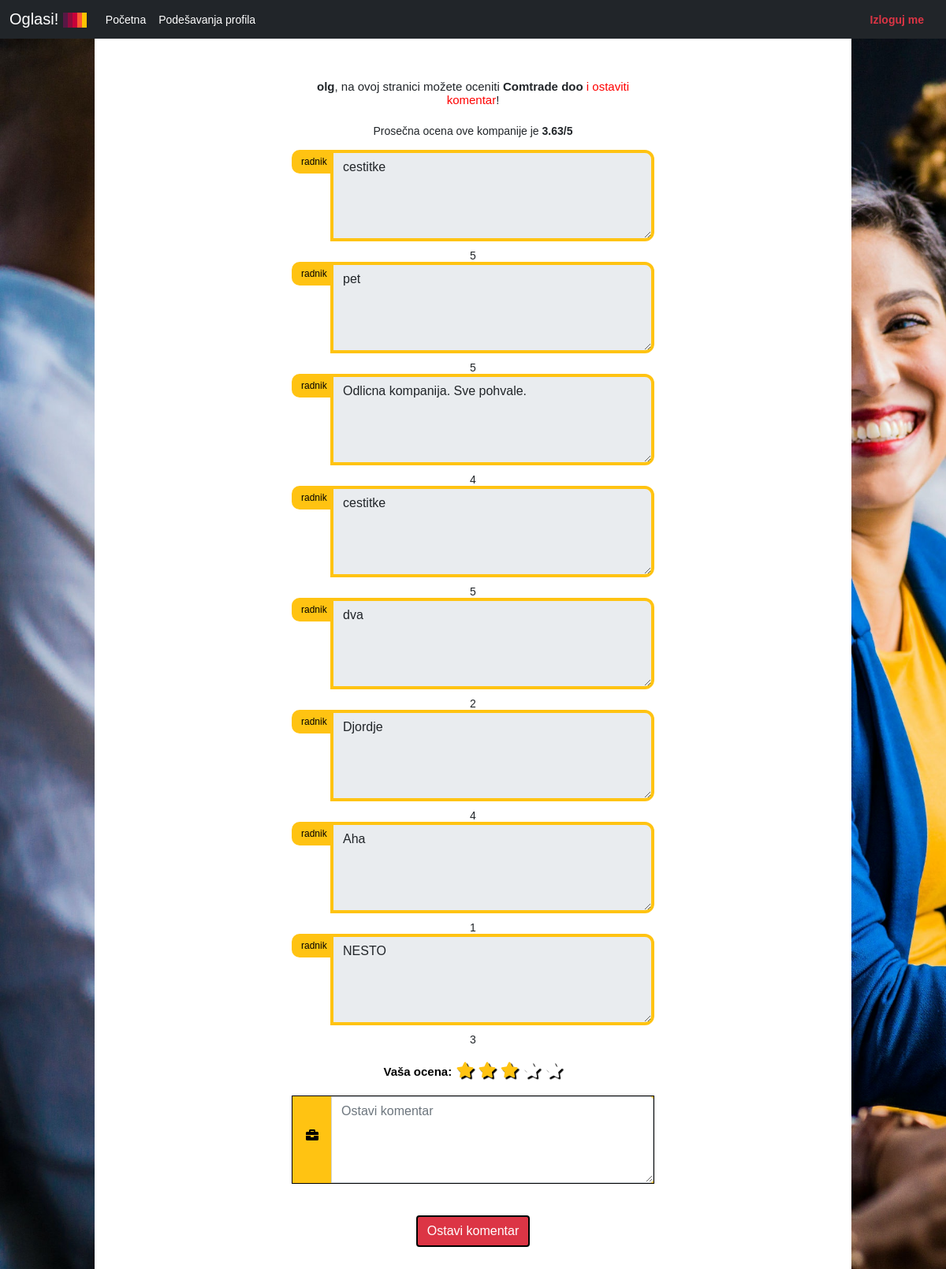
Page /oglasi/kompanija.php?ime=Comtrade doo (signed in) on the committed database.
### tables this page shows
CREATE TABLE IF NOT EXISTS `komentari` (
  `id` int(255) NOT NULL AUTO_INCREMENT,
  `komentar` text,
  `imeKompanije` varchar(255) NOT NULL,
  `ocena` int(10) DEFAULT NULL,
  `korisnik` varchar(255) DEFAULT NULL,
  PRIMARY KEY (`id`)
);

### oglasi/kompanija.php (the view, shortened to what this page needs)
<?php include('server.php') ?>
<!DOCTYPE html>
<html lang="en">
<head>
         <link rel="stylesheet" href="https://use.fontawesome.com/releases/v5.3.1/css/all.css">
   <link rel="stylesheet" href="pocetna.css">
   <link rel="stylesheet" href="style.css">
   <link href="https://cdn.jsdelivr.net/npm/bootstrap@5.1.3/dist/css/bootstrap.min.css" rel="stylesheet">
</head>
<body onload="    var ocena=document.getElementById('ocenaFirme').textContent;var gde=document.getElementById('prosecnaOcena');ocena=Math.round(ocena * 100) / 100;gde.innerHTML+='<b>'+ocena+'/5</b>'">
<nav class="navbar navbar-expand navbar-dark bg-dark" aria-label="Second navbar example">
        <div class="container-fluid">
          <a class="navbar-brand" href="#">Oglasi!
              <img src="colour.jpg" alt="logo" style="width:30px">
          </a>
          <div class="collapse navbar-collapse" id="navbarsExample02">
            <ul class="navbar-nav me-auto">
              <li class="nav-item">
                <a class="nav-link active" aria-current="page" href="index.php">Početna</a>
              </li>
              <li class="nav-item">
              <a class="nav-link active" aria-current="page" href="profil.php">Podešavanja profila</a>
              </li>
              <li class="nav-item" style="position:absolute; right:20px;">
              <a style="color:#DC3545;" class="nav-link active aria-current="page" href="logout.php" class="btn btn-danger ml-3"><b>Izloguj me</b></a>
              </li>
            </ul>
          </div>
        </div>
      </nav>
<section style='background-color:white;max-width:80%;margin:auto;height:auto;min-height:100%;margin-bottom:0%;margin-top:-5%;padding:20px;'>
<div style="margin:10% 25%;">
   <p style="font-size:15px;margin:5%;"><b><?php echo $_SESSION["username"]?></b>, na ovoj stranici možete oceniti <b><?php echo $_GET['ime'] ?></b><a href="#komentarisi" style="text-decoration:none;color:red;"> i ostaviti komentar<a>! </p>
  <p id='prosecnaOcena'>Prosečna ocena ove kompanije je </p>
 <?php
  $imeKompanije=mysqli_real_escape_string($db,$_GET['ime']);
    $query="SELECT * FROM komentari WHERE imeKompanije='$imeKompanije'";
    $result = mysqli_query($db,$query);
    if ($result->num_rows > 0) {
      while($row = $result->fetch_assoc()) {
      echo  "<div class='input-group form-group' style='margin:0 0 10px 0;'><div class='input-group-prepend'><span class='input-group-text' style='border-left:1px solid black;border-radius:10px 0 0 10px;'><p style='color:black;font-size:12px;text-align:center;margin:auto;'>".$row['korisnik']."</p></span>";
      echo "</div><textarea rows='4' cols='50' style='min-height:100px;border:4px solid #FFC312;border-radius:0 12px 12px 0;' class='form-control' disabled required>".$row['komentar']."</textarea>"."</div>";
     echo $row['ocena'];
    }
    }
    ?>
    <form method='post'>
        <div class="rating-css">
    <div class="star-icon" style=''>
    <span style="color:black;font-size:15px;text-decoration:none;text-shadow:none;font-weight:600;text-transform:none;">Vaša ocena:</span>
      <label for="rating1" class="fa fa-star"></label>
      <label for="rating2" class="fa fa-star"></label>
      <label for="rating3" class="fa fa-star"></label>
      <label for="rating4" class="fa fa-star"></label>
      <label for="rating5" class="fa fa-star"></label>
    </div>
  </div>
    <div class="input-group form-group" style="background-color:#FFC312;margin:0 0 10px 0; border:1px solid black;">
    <div class="input-group-prepend">
        <span class="input-group-text"><i class="fas fa-briefcase" style='margin:35px 5px'></i></span>
    </div>
    <textarea rows="4" cols="50" style='min-height:100px;' name="comment" class="form-control" placeholder="Ostavi komentar" required></textarea>
    </div>
    <button type="submit" id="komentarisi"class="btn btn-danger" name="leaveacomment" style="border:2px solid black;margin:30px 0 0 0;">Ostavi komentar</button>
    </form>
</div>
</section>
</body>
</html>

### oglasi/pocetna.css (style rules this page uses)
img { max-width: 250px; max-height: 100px; }
p { margin:5px 5px 5px 5px; }

### oglasi/style.css (style rules this page uses)
html,body { background-image: url(backpic.jpg); background-size: cover; background-repeat:repeat !important; height:auto; min-height: 100%; font-family: 'Numans', sans-serif; overflow:auto; }
.input-group-prepend span { width: 50px; background-color: #FFC312; color: black; border:0 !important; }
.rating-css div { color: #ffc312; font-size: 20px; font-family: sans-serif; font-weight: 800; text-align: center; text-transform: uppercase; padding: 20px 0; }
.rating-css input + label { font-size: 20px; text-shadow: 2px 2px 1px black; cursor: pointer; }
.rating-css input:checked + label ~ label { color: white; }

### oglasi/kompanija.php (style rules this page uses)
body { font: 14px sans-serif; text-align: center; }

### rows in the picture
komentari: korisnik "radnik", komentar "cestitke", ocena "5"
komentari: korisnik "radnik", komentar "pet", ocena "5"
komentari: korisnik "radnik", komentar "Odlicna kompanija. Sve pohvale.", ocena "4"
komentari: korisnik "radnik", komentar "cestitke", ocena "5"
komentari: korisnik "radnik", komentar "dva", ocena "2"
komentari: korisnik "radnik", komentar "Djordje", ocena "4"
komentari: korisnik "radnik", komentar "Aha", ocena "1"
komentari: korisnik "radnik", komentar "NESTO", ocena "3"

### other values in the picture
$_SESSION["username"] "olg"
$_GET['ime'] "Comtrade doo"
